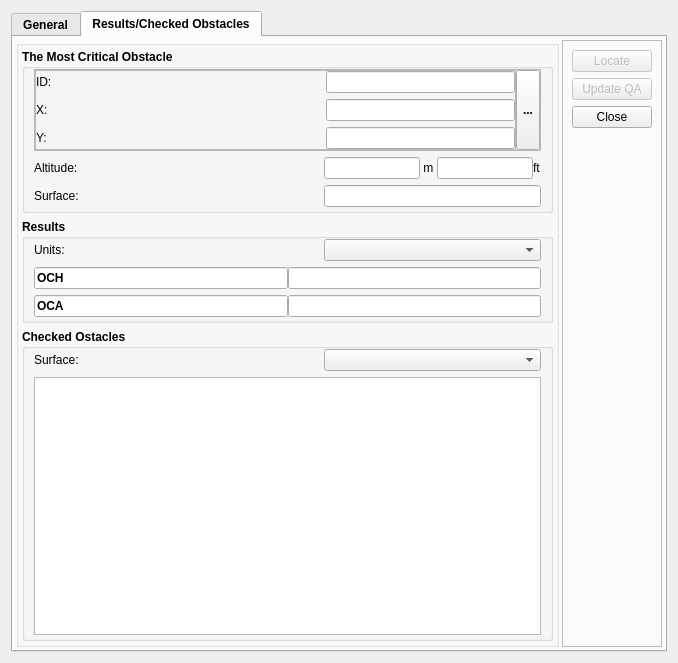
<?xml version="1.0" encoding="UTF-8"?>
<ui version="4.0">
 <class>FlightPlannerBase</class>
 <widget class="QDialog" name="FlightPlannerBase">
  <property name="geometry">
   <rect>
    <x>0</x>
    <y>0</y>
    <width>678</width>
    <height>663</height>
   </rect>
  </property>
  <property name="windowTitle">
   <string>APV/Baro-VNAV Surfaces</string>
  </property>
  <layout class="QHBoxLayout" name="horizontalLayout">
   <item>
    <widget class="QTabWidget" name="tabCtrlGeneral">
     <property name="font">
      <font>
       <family>Arial</family>
       <weight>75</weight>
       <bold>true</bold>
      </font>
     </property>
     <property name="autoFillBackground">
      <bool>false</bool>
     </property>
     <property name="styleSheet">
      <string notr="true"/>
     </property>
     <property name="currentIndex">
      <number>1</number>
     </property>
     <widget class="QWidget" name="tab_General">
      <attribute name="title">
       <string>General</string>
      </attribute>
      <layout class="QHBoxLayout" name="horizontalLayout_29">
       <property name="margin">
        <number>3</number>
       </property>
       <item>
        <widget class="QGroupBox" name="grbGeneral">
         <property name="title">
          <string/>
         </property>
         <layout class="QVBoxLayout" name="vlGeneral">
          <property name="margin">
           <number>5</number>
          </property>
         </layout>
        </widget>
       </item>
       <item>
        <widget class="QFrame" name="frmGeneralButtons">
         <property name="maximumSize">
          <size>
           <width>100</width>
           <height>16777215</height>
          </size>
         </property>
         <property name="frameShape">
          <enum>QFrame::StyledPanel</enum>
         </property>
         <property name="frameShadow">
          <enum>QFrame::Raised</enum>
         </property>
         <layout class="QVBoxLayout" name="vlGeneralBtns">
          <item>
           <widget class="QPushButton" name="btnOpenData">
            <property name="font">
             <font>
              <weight>50</weight>
              <bold>false</bold>
             </font>
            </property>
            <property name="text">
             <string>Open Data</string>
            </property>
           </widget>
          </item>
          <item>
           <widget class="QPushButton" name="btnSaveData">
            <property name="font">
             <font>
              <weight>50</weight>
              <bold>false</bold>
             </font>
            </property>
            <property name="text">
             <string>Save Data</string>
            </property>
           </widget>
          </item>
          <item>
           <widget class="QPushButton" name="btnConstruct">
            <property name="font">
             <font>
              <weight>50</weight>
              <bold>false</bold>
             </font>
            </property>
            <property name="text">
             <string>Construct</string>
            </property>
           </widget>
          </item>
          <item>
           <widget class="QPushButton" name="btnPDTCheck">
            <property name="font">
             <font>
              <weight>50</weight>
              <bold>false</bold>
             </font>
            </property>
            <property name="text">
             <string>PDT Check</string>
            </property>
           </widget>
          </item>
          <item>
           <widget class="QPushButton" name="btnEvaluate">
            <property name="enabled">
             <bool>false</bool>
            </property>
            <property name="font">
             <font>
              <weight>50</weight>
              <bold>false</bold>
             </font>
            </property>
            <property name="text">
             <string>Evaluate</string>
            </property>
           </widget>
          </item>
          <item>
           <widget class="QPushButton" name="btnUpdateQA">
            <property name="enabled">
             <bool>false</bool>
            </property>
            <property name="font">
             <font>
              <weight>50</weight>
              <bold>false</bold>
             </font>
            </property>
            <property name="text">
             <string>Update QA</string>
            </property>
           </widget>
          </item>
          <item>
           <widget class="QPushButton" name="btnExportResult">
            <property name="enabled">
             <bool>false</bool>
            </property>
            <property name="font">
             <font>
              <weight>50</weight>
              <bold>false</bold>
             </font>
            </property>
            <property name="text">
             <string>Export Result</string>
            </property>
           </widget>
          </item>
          <item>
           <widget class="QPushButton" name="btnClose">
            <property name="font">
             <font>
              <weight>50</weight>
              <bold>false</bold>
             </font>
            </property>
            <property name="text">
             <string>Close</string>
            </property>
           </widget>
          </item>
          <item>
           <spacer name="verticalSpacer">
            <property name="orientation">
             <enum>Qt::Vertical</enum>
            </property>
            <property name="sizeHint" stdset="0">
             <size>
              <width>20</width>
              <height>40</height>
             </size>
            </property>
           </spacer>
          </item>
         </layout>
        </widget>
       </item>
      </layout>
     </widget>
     <widget class="QWidget" name="tab_Results">
      <attribute name="title">
       <string>Results/Checked Obstacles</string>
      </attribute>
      <layout class="QHBoxLayout" name="hlResults">
       <property name="spacing">
        <number>3</number>
       </property>
       <property name="margin">
        <number>3</number>
       </property>
       <item>
        <widget class="QGroupBox" name="grbResult">
         <property name="title">
          <string/>
         </property>
         <layout class="QVBoxLayout" name="vlResultGroup">
          <property name="margin">
           <number>3</number>
          </property>
          <item>
           <widget class="QGroupBox" name="grbMostCritical">
            <property name="title">
             <string>The Most Critical Obstacle</string>
            </property>
            <layout class="QVBoxLayout" name="vlMostCritical">
             <property name="topMargin">
              <number>0</number>
             </property>
             <property name="bottomMargin">
              <number>3</number>
             </property>
             <item>
              <widget class="QFrame" name="frame_2">
               <property name="frameShape">
                <enum>QFrame::StyledPanel</enum>
               </property>
               <property name="frameShadow">
                <enum>QFrame::Raised</enum>
               </property>
               <layout class="QHBoxLayout" name="horizontalLayout_4">
                <property name="spacing">
                 <number>0</number>
                </property>
                <property name="margin">
                 <number>0</number>
                </property>
                <item>
                 <widget class="QFrame" name="frame_3">
                  <property name="frameShape">
                   <enum>QFrame::StyledPanel</enum>
                  </property>
                  <property name="frameShadow">
                   <enum>QFrame::Raised</enum>
                  </property>
                  <layout class="QVBoxLayout" name="verticalLayout_19">
                   <property name="margin">
                    <number>0</number>
                   </property>
                   <item>
                    <widget class="QFrame" name="frame_107">
                     <property name="frameShape">
                      <enum>QFrame::NoFrame</enum>
                     </property>
                     <property name="frameShadow">
                      <enum>QFrame::Raised</enum>
                     </property>
                     <layout class="QHBoxLayout" name="horizontalLayout_94">
                      <property name="spacing">
                       <number>0</number>
                      </property>
                      <property name="margin">
                       <number>0</number>
                      </property>
                      <item>
                       <widget class="QLabel" name="label_115">
                        <property name="minimumSize">
                         <size>
                          <width>290</width>
                          <height>0</height>
                         </size>
                        </property>
                        <property name="font">
                         <font>
                          <weight>50</weight>
                          <bold>false</bold>
                         </font>
                        </property>
                        <property name="text">
                         <string>ID:</string>
                        </property>
                       </widget>
                      </item>
                      <item>
                       <widget class="QLineEdit" name="txtCriticalID">
                        <property name="font">
                         <font>
                          <family>Arial</family>
                         </font>
                        </property>
                       </widget>
                      </item>
                     </layout>
                    </widget>
                   </item>
                   <item>
                    <widget class="QFrame" name="frame_109">
                     <property name="frameShape">
                      <enum>QFrame::NoFrame</enum>
                     </property>
                     <property name="frameShadow">
                      <enum>QFrame::Raised</enum>
                     </property>
                     <layout class="QHBoxLayout" name="horizontalLayout_96">
                      <property name="spacing">
                       <number>0</number>
                      </property>
                      <property name="margin">
                       <number>0</number>
                      </property>
                      <item>
                       <widget class="QLabel" name="label_119">
                        <property name="minimumSize">
                         <size>
                          <width>290</width>
                          <height>0</height>
                         </size>
                        </property>
                        <property name="font">
                         <font>
                          <weight>50</weight>
                          <bold>false</bold>
                         </font>
                        </property>
                        <property name="text">
                         <string>X:</string>
                        </property>
                       </widget>
                      </item>
                      <item>
                       <widget class="QLineEdit" name="txtCriticalX">
                        <property name="font">
                         <font>
                          <family>Arial</family>
                         </font>
                        </property>
                       </widget>
                      </item>
                     </layout>
                    </widget>
                   </item>
                   <item>
                    <widget class="QFrame" name="frame_110">
                     <property name="frameShape">
                      <enum>QFrame::NoFrame</enum>
                     </property>
                     <property name="frameShadow">
                      <enum>QFrame::Raised</enum>
                     </property>
                     <layout class="QHBoxLayout" name="horizontalLayout_97">
                      <property name="spacing">
                       <number>0</number>
                      </property>
                      <property name="margin">
                       <number>0</number>
                      </property>
                      <item>
                       <widget class="QLabel" name="label_120">
                        <property name="minimumSize">
                         <size>
                          <width>290</width>
                          <height>0</height>
                         </size>
                        </property>
                        <property name="font">
                         <font>
                          <weight>50</weight>
                          <bold>false</bold>
                         </font>
                        </property>
                        <property name="text">
                         <string>Y:</string>
                        </property>
                       </widget>
                      </item>
                      <item>
                       <widget class="QLineEdit" name="txtCriticalY">
                        <property name="font">
                         <font>
                          <family>Arial</family>
                         </font>
                        </property>
                       </widget>
                      </item>
                     </layout>
                    </widget>
                   </item>
                  </layout>
                 </widget>
                </item>
                <item>
                 <widget class="QToolButton" name="btnCriticalLocate">
                  <property name="maximumSize">
                   <size>
                    <width>25</width>
                    <height>250</height>
                   </size>
                  </property>
                  <property name="text">
                   <string>...</string>
                  </property>
                  <property name="icon">
                   <iconset>
                    <normaloff>:/gnss_item/mActionZoomFullExtent.png</normaloff>:/gnss_item/mActionZoomFullExtent.png</iconset>
                  </property>
                 </widget>
                </item>
               </layout>
              </widget>
             </item>
             <item>
              <widget class="QFrame" name="frmMostCriticalAltitude">
               <property name="frameShape">
                <enum>QFrame::NoFrame</enum>
               </property>
               <property name="frameShadow">
                <enum>QFrame::Raised</enum>
               </property>
               <layout class="QHBoxLayout" name="horizontalLayout_95">
                <property name="spacing">
                 <number>0</number>
                </property>
                <property name="margin">
                 <number>0</number>
                </property>
                <item>
                 <widget class="QLabel" name="label_116">
                  <property name="minimumSize">
                   <size>
                    <width>290</width>
                    <height>0</height>
                   </size>
                  </property>
                  <property name="font">
                   <font>
                    <weight>50</weight>
                    <bold>false</bold>
                   </font>
                  </property>
                  <property name="text">
                   <string>Altitude:</string>
                  </property>
                 </widget>
                </item>
                <item>
                 <widget class="QLineEdit" name="txtCriticalAltitudeM">
                  <property name="font">
                   <font>
                    <family>Arial</family>
                   </font>
                  </property>
                 </widget>
                </item>
                <item>
                 <widget class="QLabel" name="label_117">
                  <property name="font">
                   <font>
                    <weight>50</weight>
                    <bold>false</bold>
                   </font>
                  </property>
                  <property name="text">
                   <string> m </string>
                  </property>
                 </widget>
                </item>
                <item>
                 <widget class="QLineEdit" name="txtCriticalAltitudeFt">
                  <property name="font">
                   <font>
                    <family>Arial</family>
                   </font>
                  </property>
                 </widget>
                </item>
                <item>
                 <widget class="QLabel" name="label_118">
                  <property name="font">
                   <font>
                    <weight>50</weight>
                    <bold>false</bold>
                   </font>
                  </property>
                  <property name="text">
                   <string>ft</string>
                  </property>
                 </widget>
                </item>
               </layout>
              </widget>
             </item>
             <item>
              <widget class="QFrame" name="frmMostCriticalSurface">
               <property name="frameShape">
                <enum>QFrame::NoFrame</enum>
               </property>
               <property name="frameShadow">
                <enum>QFrame::Raised</enum>
               </property>
               <layout class="QHBoxLayout" name="horizontalLayout_98">
                <property name="spacing">
                 <number>0</number>
                </property>
                <property name="margin">
                 <number>0</number>
                </property>
                <item>
                 <widget class="QLabel" name="label_121">
                  <property name="minimumSize">
                   <size>
                    <width>290</width>
                    <height>0</height>
                   </size>
                  </property>
                  <property name="font">
                   <font>
                    <weight>50</weight>
                    <bold>false</bold>
                   </font>
                  </property>
                  <property name="text">
                   <string>Surface:</string>
                  </property>
                 </widget>
                </item>
                <item>
                 <widget class="QLineEdit" name="txtCriticalSurface">
                  <property name="font">
                   <font>
                    <family>Arial</family>
                   </font>
                  </property>
                 </widget>
                </item>
               </layout>
              </widget>
             </item>
            </layout>
           </widget>
          </item>
          <item>
           <widget class="QGroupBox" name="grbResult_2">
            <property name="title">
             <string>Results</string>
            </property>
            <layout class="QVBoxLayout" name="verticalLayout_17">
             <property name="topMargin">
              <number>0</number>
             </property>
             <property name="bottomMargin">
              <number>3</number>
             </property>
             <item>
              <widget class="QFrame" name="frame_112">
               <property name="frameShape">
                <enum>QFrame::NoFrame</enum>
               </property>
               <property name="frameShadow">
                <enum>QFrame::Raised</enum>
               </property>
               <layout class="QHBoxLayout" name="horizontalLayout_99">
                <property name="spacing">
                 <number>0</number>
                </property>
                <property name="margin">
                 <number>0</number>
                </property>
                <item>
                 <widget class="QLabel" name="label_122">
                  <property name="minimumSize">
                   <size>
                    <width>290</width>
                    <height>0</height>
                   </size>
                  </property>
                  <property name="font">
                   <font>
                    <weight>50</weight>
                    <bold>false</bold>
                   </font>
                  </property>
                  <property name="text">
                   <string>Units:</string>
                  </property>
                 </widget>
                </item>
                <item>
                 <widget class="QComboBox" name="cmbUnits">
                  <property name="sizePolicy">
                   <sizepolicy hsizetype="Expanding" vsizetype="Fixed">
                    <horstretch>0</horstretch>
                    <verstretch>0</verstretch>
                   </sizepolicy>
                  </property>
                  <property name="font">
                   <font>
                    <family>Arial</family>
                   </font>
                  </property>
                  <property name="editable">
                   <bool>false</bool>
                  </property>
                 </widget>
                </item>
               </layout>
              </widget>
             </item>
             <item>
              <widget class="QFrame" name="frame_113">
               <property name="frameShape">
                <enum>QFrame::NoFrame</enum>
               </property>
               <property name="frameShadow">
                <enum>QFrame::Raised</enum>
               </property>
               <layout class="QHBoxLayout" name="horizontalLayout_100">
                <property name="spacing">
                 <number>0</number>
                </property>
                <property name="margin">
                 <number>0</number>
                </property>
                <item>
                 <widget class="QLineEdit" name="txtOCH">
                  <property name="font">
                   <font>
                    <family>Arial</family>
                   </font>
                  </property>
                  <property name="text">
                   <string>OCH</string>
                  </property>
                 </widget>
                </item>
                <item>
                 <widget class="QLineEdit" name="txtOCHResults">
                  <property name="font">
                   <font>
                    <family>Arial</family>
                   </font>
                  </property>
                 </widget>
                </item>
               </layout>
              </widget>
             </item>
             <item>
              <widget class="QFrame" name="frame_114">
               <property name="frameShape">
                <enum>QFrame::NoFrame</enum>
               </property>
               <property name="frameShadow">
                <enum>QFrame::Raised</enum>
               </property>
               <layout class="QHBoxLayout" name="horizontalLayout_101">
                <property name="spacing">
                 <number>0</number>
                </property>
                <property name="margin">
                 <number>0</number>
                </property>
                <item>
                 <widget class="QLineEdit" name="txtOCA">
                  <property name="font">
                   <font>
                    <family>Arial</family>
                   </font>
                  </property>
                  <property name="text">
                   <string>OCA</string>
                  </property>
                 </widget>
                </item>
                <item>
                 <widget class="QLineEdit" name="txtOCAResults">
                  <property name="font">
                   <font>
                    <family>Arial</family>
                   </font>
                  </property>
                 </widget>
                </item>
               </layout>
              </widget>
             </item>
            </layout>
           </widget>
          </item>
          <item>
           <widget class="QGroupBox" name="grbObstacles">
            <property name="title">
             <string>Checked Ostacles</string>
            </property>
            <layout class="QVBoxLayout" name="vlObstacles">
             <property name="topMargin">
              <number>0</number>
             </property>
             <property name="bottomMargin">
              <number>3</number>
             </property>
             <item>
              <widget class="QFrame" name="frame_115">
               <property name="frameShape">
                <enum>QFrame::NoFrame</enum>
               </property>
               <property name="frameShadow">
                <enum>QFrame::Raised</enum>
               </property>
               <layout class="QHBoxLayout" name="horizontalLayout_102">
                <property name="spacing">
                 <number>0</number>
                </property>
                <property name="margin">
                 <number>0</number>
                </property>
                <item>
                 <widget class="QLabel" name="label_123">
                  <property name="minimumSize">
                   <size>
                    <width>290</width>
                    <height>0</height>
                   </size>
                  </property>
                  <property name="font">
                   <font>
                    <weight>50</weight>
                    <bold>false</bold>
                   </font>
                  </property>
                  <property name="text">
                   <string>Surface:</string>
                  </property>
                 </widget>
                </item>
                <item>
                 <widget class="QComboBox" name="cmbObstSurface">
                  <property name="sizePolicy">
                   <sizepolicy hsizetype="Expanding" vsizetype="Fixed">
                    <horstretch>0</horstretch>
                    <verstretch>0</verstretch>
                   </sizepolicy>
                  </property>
                  <property name="font">
                   <font>
                    <family>Arial</family>
                   </font>
                  </property>
                 </widget>
                </item>
               </layout>
              </widget>
             </item>
             <item>
              <widget class="QTableView" name="tblObstacles">
               <property name="font">
                <font>
                 <family>Arial</family>
                </font>
               </property>
              </widget>
             </item>
            </layout>
           </widget>
          </item>
         </layout>
        </widget>
       </item>
       <item>
        <widget class="QFrame" name="frmResultButtons">
         <property name="maximumSize">
          <size>
           <width>100</width>
           <height>16777215</height>
          </size>
         </property>
         <property name="frameShape">
          <enum>QFrame::StyledPanel</enum>
         </property>
         <property name="frameShadow">
          <enum>QFrame::Raised</enum>
         </property>
         <layout class="QVBoxLayout" name="vlResultBtns">
          <item>
           <widget class="QPushButton" name="btnLocate">
            <property name="enabled">
             <bool>false</bool>
            </property>
            <property name="font">
             <font>
              <weight>50</weight>
              <bold>false</bold>
             </font>
            </property>
            <property name="text">
             <string>Locate</string>
            </property>
           </widget>
          </item>
          <item>
           <widget class="QPushButton" name="btnUpdateQA_2">
            <property name="enabled">
             <bool>false</bool>
            </property>
            <property name="font">
             <font>
              <weight>50</weight>
              <bold>false</bold>
             </font>
            </property>
            <property name="text">
             <string>Update QA</string>
            </property>
           </widget>
          </item>
          <item>
           <widget class="QPushButton" name="btnClose_2">
            <property name="font">
             <font>
              <weight>50</weight>
              <bold>false</bold>
             </font>
            </property>
            <property name="text">
             <string>Close</string>
            </property>
           </widget>
          </item>
          <item>
           <spacer name="verticalSpacer_2">
            <property name="orientation">
             <enum>Qt::Vertical</enum>
            </property>
            <property name="sizeHint" stdset="0">
             <size>
              <width>20</width>
              <height>40</height>
             </size>
            </property>
           </spacer>
          </item>
         </layout>
        </widget>
       </item>
      </layout>
     </widget>
    </widget>
   </item>
  </layout>
 </widget>
 <resources>
  <include location="../Resource/Resources.qrc"/>
 </resources>
 <connections/>
</ui>
